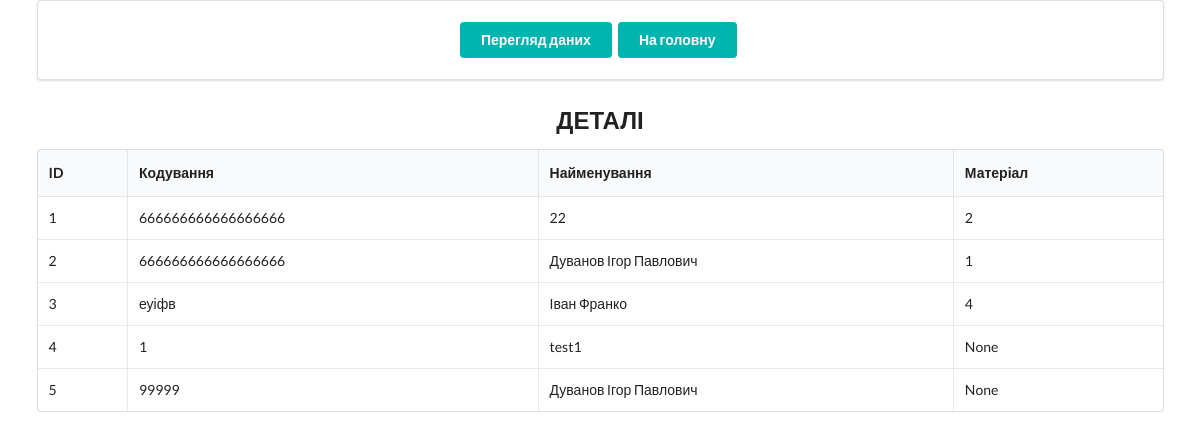
The page /detail_all on the database its author committed.
### tables/tables.py (models this page shows)
class Detail(Base):
    __tablename__ = 'details'
    id = Column(Integer, primary_key=True, index=True)                      #
    coding = Column(VARCHAR(13))                                            # Кодування
    name = Column(String)                                                   # Найменування
    product_type= Column(Integer)
    material_id = Column(Integer, ForeignKey("materials.id"))               #
    lenght_workpiece = Column(Float)                                        # Довжина заготовки
    width_workpiece = Column(Float)                                         # Ширина заготовки
    trimming = Column(Float)                                                # Торцовка
    lenght_detail = Column(Float)                                           # Довжина деталі
    rate_costs = Column(Float)                                              # Норма розтрат, мм.
    notes = Column(String)
    price = Column(Float)                                                   # ціна
    date_created = Column(DateTime, default=datetime.today)
    date_updated = Column(DateTime, default=datetime.today, onupdate=datetime.today)
    Material = relationship("Material")

### routers/revision/revision_router.py (the view)
@app.get('/detail_all')
def detailall(request: Request, db_session: Session = Depends(get_db)):
    materials = db_session.query(Material).all()
    details = db_session.query(Detail).all()
    return templates.TemplateResponse('/revision/index_detail_all.html',
                                      {'request': request,
                                       'detail_list': details,
                                       'material_list': materials,}
                                      )

### templates/revision/index_detail_all.html
{% extends 'layout.html' %}
{% block content %}
<div class="ui container">
    <div class="ui padded segment">
        <div class="ui center aligned container">
                <a href="revision" class="ui teal button">Перегляд даних</a>
                <a href="/" class="ui teal button">На головну</a>
        </div>
    </div>
    <h2 class="ui center aligned header">ДЕТАЛІ</h2>
    <table class="ui celled table">
        <thead>
            <tr>
                <th>ID</th>
                <th>Кодування</th>
                <th>Найменування</th>
                <th>Матеріал</th>
            </tr>
        </thead>
        <tbody>
            {% for detail in detail_list %}
                <tr>
                    <td> {{ detail.id }} </td>
                    <td> {{ detail.coding }} </td>
                    <td> {{ detail.name }} </td>
                    <td> {{ detail.material_id }} </td>
                </tr>
            {% endfor %}
        </tbody>
    </table>
</div>
{% endblock content %}

### rows shown on the page
Detail: id "1", coding "666666666666666666", name "22", material_id "2"
Detail: id "2", coding "666666666666666666", name "Дуванов Ігор Павлович", material_id "1"
Detail: id "3", coding "еуіфв", name "Іван Франко", material_id "4"
Detail: id "4", coding "1", name "test1", material_id "None"
Detail: id "5", coding "99999", name "Дуванов Ігор Павлович", material_id "None"
